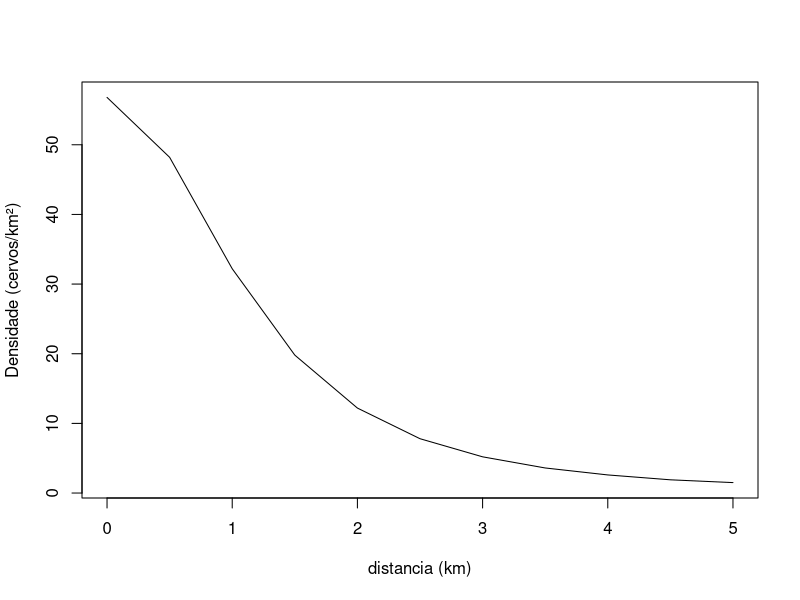

Reproduce this figure in R.
install.packages('pracma')
library(pracma)
km <- c(0.0, 0.5, 1.0, 1.5, 2.0, 2.5, 3.0, 3.5, 4.0, 4.5, 5.0)
r <- c(56.8, 48.2, 32.2, 19.8, 12.2, 7.8, 5.2, 3.6, 2.6, 1.9, 1.5) 

#Integrando a função 
intg <- function(x) {
  
  2 * pi * x * interp1(km, r, x, 'linear') #interpolação linear dos valores da densidade populacional
}  #2 * pi * x é formula da area de um anel de raio 'x'


#intervalos 
a <- 0
b <- 5 

#calculo da integral 
integral <- integrate(intg, a, b)


#Numero de cervos na regiao 
num_cerv <- integral$value
num_cerv 


#plotando grafico
dist <- seq(0 , 5, length.out = 1000) #vetores de disntacia
dens <- interp1(km, r, dist, 'linear') #vetores de densidade
plot(dist, dens, type = 'l', xlab = "distancia (km)", ylab = "Densidade (cervos/km²)")
